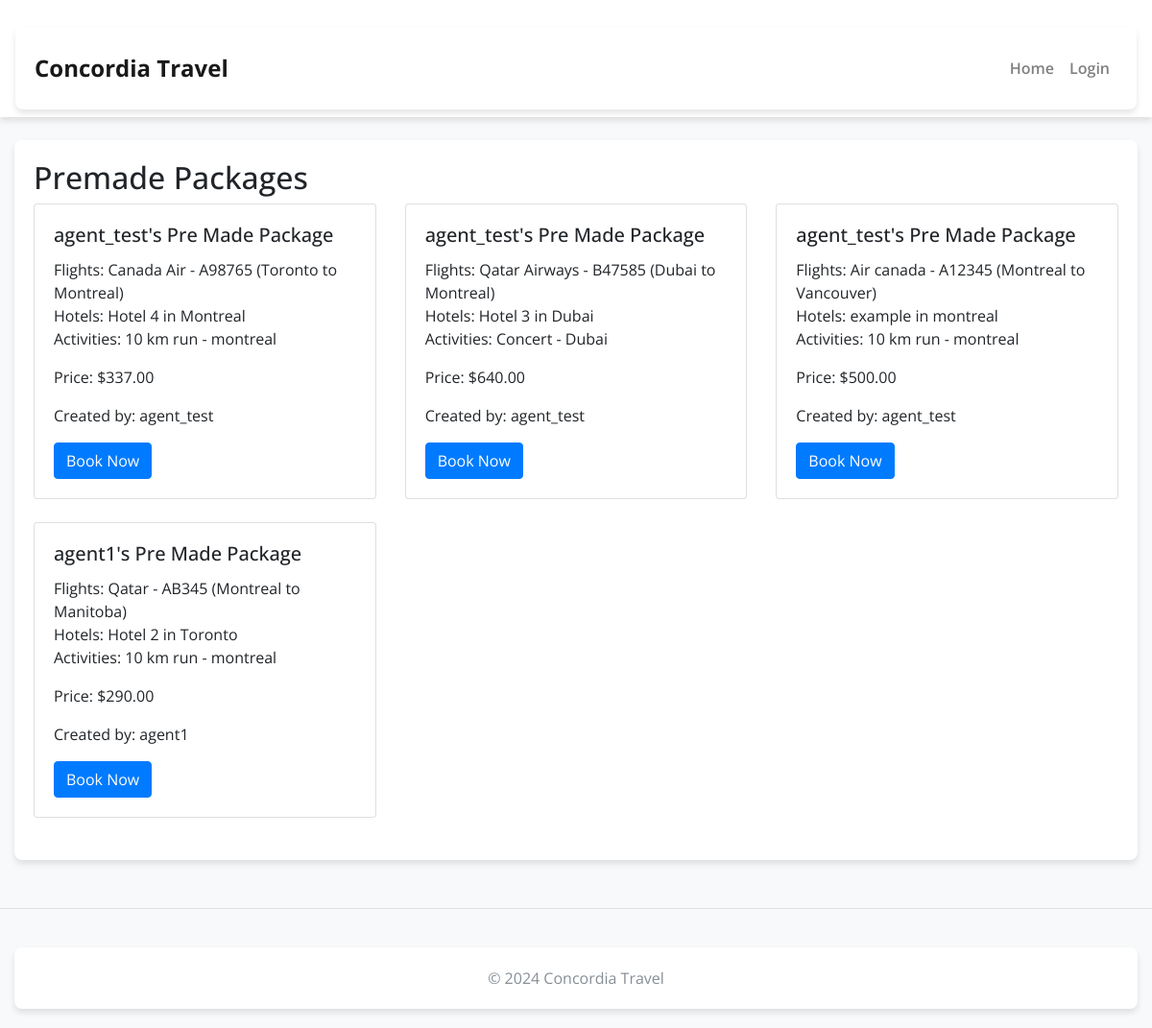
The app's page /packages/premade_packages/ with its own data.
### packages/models.py (models this page shows, shortened)
class PreMadePackage(models.Model):
    agency = models.ForeignKey(User, on_delete=models.CASCADE)
    flights = models.ManyToManyField(Flight, blank=True)
    hotels = models.ManyToManyField(Hotel, blank=True)
    activities = models.ManyToManyField(Activity, blank=True)
    objects = AgentManager()  # Use the custom manager
    @property
    def calculate_total_price(self):
        flights_price = sum(flight.price for flight in self.flights.all())
        hotels_price = sum(hotel.price for hotel in self.hotels.all())
        activities_price = sum(activity.price for activity in self.activities.all())
        total_price = flights_price + hotels_price + activities_price
        print('test')
        return total_price

class Flight(models.Model):
    flight_number = models.CharField(max_length=10)
    airline = models.CharField(max_length=100)
    departure_city = models.CharField(max_length=100)
    arrival_city = models.CharField(max_length=100)
    departure_time = models.DateTimeField()
    duration = models.DurationField()
    price = models.DecimalField(max_digits=10, decimal_places=2)
    description = models.TextField(blank=True, null=True)  # Allows for an optional description
    def __str__(self):
        return f"{self.airline} - {self.flight_number} ({self.departure_city} to {self.arrival_city})"

class Hotel(models.Model):
    name = models.CharField(max_length=100)
    city = models.TextField(max_length=100)
    phone_number = models.CharField(max_length=15)
    price = models.DecimalField(max_digits=10, decimal_places=2)
    description = models.TextField(blank=True, null=True)  # Allows for an optional description
    def __str__(self):
        return f"{self.name} in {self.city}"

class Activity(models.Model):
    name = models.CharField(max_length=100)
    location = models.CharField(max_length=100)
    type = models.CharField(max_length=50)  # E.g., sightseeing, hiking, etc.
    start_time = models.DateTimeField()
    duration = models.DurationField()
    price = models.DecimalField(max_digits=10, decimal_places=2)
    description = models.TextField(blank=True, null=True)  # Allows for an optional description
    def __str__(self):
        return f"{self.name} - {self.location}"

### packages/views.py (the view)
# urls.py: path('premade_packages/', views.PremadePackageListView.as_view(), name='premade_packages'),
class PremadePackageListView(ListView):
    model = PreMadePackage
    template_name = 'packages/pre_made_package.html'
    context_object_name = 'premade_packages'

### packages/models.py (called while the page is built)
    def get_queryset(self):
        agent_group = Group.objects.get(name='agents')
        return super().get_queryset().filter(agency__groups=agent_group)

### packages/templates/packages/pre_made_package.html (shortened to what this page needs)
{% extends 'packages/base.html' %}
{% block content %}
  <h2>Premade Packages</h2>
  {% if premade_packages %}
    <div class="row">
      {% for package in premade_packages %}
        <div class="col-md-4 mb-4">
          <div class="card">
            <div class="card-body">
              <h5 class="card-title">{{ package.agency.username }}'s Pre Made Package</h5>
              <p class="card-text">
                {% if package.flights.exists %}
                  Flights: {{ package.flights.all|join:", " }}<br>
                {% endif %}
                {% if package.hotels.exists %}
                  Hotels: {{ package.hotels.all|join:", " }}<br>
                {% endif %}
                {% if package.activities.exists %}
                  Activities: {{ package.activities.all|join:", " }}<br>
                {% endif %}
              </p>
              <p class="card-text">Price: ${{ package.calculate_total_price }}</p>
              <p class="card-text">Created by: {{ package.agency.username }}</p>
              <a href="#" class="btn btn-primary">Book Now</a>
            </div>
          </div>
        </div>
      {% endfor %}
    </div>
  {% else %}
    <p>No premade packages available at the moment.</p>
  {% endif %}
{% endblock %}

### packages/templates/packages/base.html (style rules this page uses)
body { font-family: 'Open Sans', sans-serif; background-color: #f8f9fa; }

### records on screen
PreMadePackage: agency.username "agent_test", flights.all "Canada Air - A98765 (Toronto to Montreal)", hotels.all "Hotel 4 in Montreal", activities.all "10 km run - montreal", calculate_total_price "337.00"
PreMadePackage: agency.username "agent_test", flights.all "Qatar Airways - B47585 (Dubai to Montreal)", hotels.all "Hotel 3 in Dubai", activities.all "Concert - Dubai", calculate_total_price "640.00"
PreMadePackage: agency.username "agent_test", flights.all "Air canada - A12345 (Montreal to Vancouver)", hotels.all "example in montreal", activities.all "10 km run - montreal", calculate_total_price "500.00"
PreMadePackage: agency.username "agent1", flights.all "Qatar - AB345 (Montreal to Manitoba)", hotels.all "Hotel 2 in Toronto", activities.all "10 km run - montreal", calculate_total_price "290.00"
